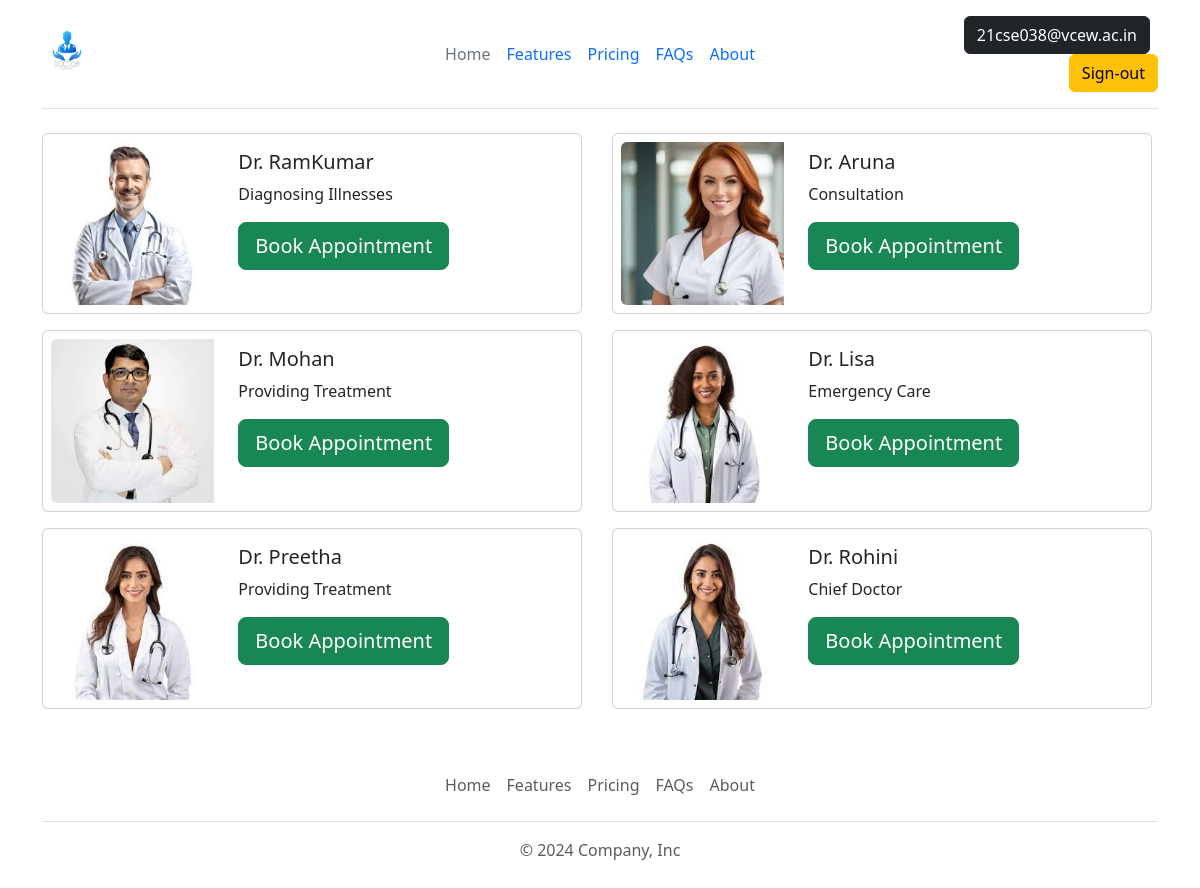
The page /main/ (signed in) on the database its author committed.
### myapp/models.py (models this page shows, shortened)
class Doctorinfo(models.Model):
    doc_name=models.CharField(max_length=100)
    doc_img=models.ImageField(upload_to='doctors/')
    doc_spec=models.TextField()

### myapp/views.py (the view)
# urls.py: path('main/',views.main,name='main'),
def main(request):
    email = request.session['email']
    print(email)
    doctors = Doctorinfo.objects.all()
    return render(request,'main.html',{'doctors':doctors,'email':email})

### templates/main.html (shortened to what this page needs)
<!DOCTYPE html>
<html lang="en">
<head>
    {% load static %}
    <link href="https://cdn.jsdelivr.net/npm/bootstrap@5.3.3/dist/css/bootstrap.min.css" rel="stylesheet">
</head>
<body>
    <div class="container">
        <header class="d-flex flex-wrap align-items-center justify-content-center justify-content-md-between py-3 mb-4 border-bottom">
          <div class="col-md-3 mb-2 mb-md-0">
            <a href="" class="d-inline-flex link-body-emphasis text-decoration-none">
              <img src="{% static 'doctorlogo.jpg' %}" width="50px" height="50px">
            </a>
          </div>
          <ul class="nav col-12 col-md-auto mb-2 justify-content-center mb-md-0">
            <li><a href="#" class="nav-link px-2 link-secondary">Home</a></li>
            <li><a href="#" class="nav-link px-2">Features</a></li>
            <li><a href="#" class="nav-link px-2">Pricing</a></li>
            <li><a href="#" class="nav-link px-2">FAQs</a></li>
            <li><a href="#" class="nav-link px-2">About</a></li>
          </ul>
          <div class="col-md-3 text-end">
            <a href="#"><button type="button" class="btn btn-dark me-2">{{email}}</button></a>
            <a href="{% url 'index' %}"><button type="button" class="btn btn-warning">Sign-out</button></a>
          </div>
        </header>
      </div>
    <div class="container">
      <div class="row">
          {% for i in doctors %}
          <div class="col-6">
              <div class="card mb-3" style="max-width: 540px;">
                  <div class="row g-0">
                      <div class="col-md-4 px-2 py-2">
                          <img src="{{i.doc_img.url}}" class="img-fluid rounded-start" alt="">
             </div>
     <div class="col-md-8">
                          <div class="card-body">
                              <h5 class="card-title">{{ i.doc_name }}</h5>
                              <p class="card-text">{{ i.doc_spec }}</p>
                              <a href="{% url 'book' i.id %}" class="btn btn-success btn-lg"> Book Appointment</a>
                          </div>
                      </div>
                  </div>
              </div>
          </div>
{% endfor %}
      </div>
  </div>
      <div class="container">
        <footer class="py-3 my-4">
          <ul class="nav justify-content-center border-bottom pb-3 mb-3">
            <li class="nav-item"><a href="#" class="nav-link px-2 text-body-secondary">Home</a></li>
            <li class="nav-item"><a href="#" class="nav-link px-2 text-body-secondary">Features</a></li>
            <li class="nav-item"><a href="#" class="nav-link px-2 text-body-secondary">Pricing</a></li>
            <li class="nav-item"><a href="#" class="nav-link px-2 text-body-secondary">FAQs</a></li>
            <li class="nav-item"><a href="#" class="nav-link px-2 text-body-secondary">About</a></li>
          </ul>
          <p class="text-center text-body-secondary">&copy; 2024 Company, Inc</p>
        </footer>
      </div>
</body>
</html>

### rows shown on the page
Doctorinfo: doc_img (picture), doc_name "Dr. RamKumar", doc_spec "Diagnosing Illnesses"
Doctorinfo: doc_img (picture), doc_name "Dr. Aruna", doc_spec "Consultation"
Doctorinfo: doc_img (picture), doc_name "Dr. Mohan", doc_spec "Providing Treatment"
Doctorinfo: doc_img (picture), doc_name "Dr. Lisa", doc_spec "Emergency Care"
Doctorinfo: doc_img (picture), doc_name "Dr. Preetha", doc_spec "Providing Treatment"
Doctorinfo: doc_img (picture), doc_name "Dr. Rohini", doc_spec "Chief Doctor"

### other values the page prints
{{ email }} "21cse038@vcew.ac.in"
